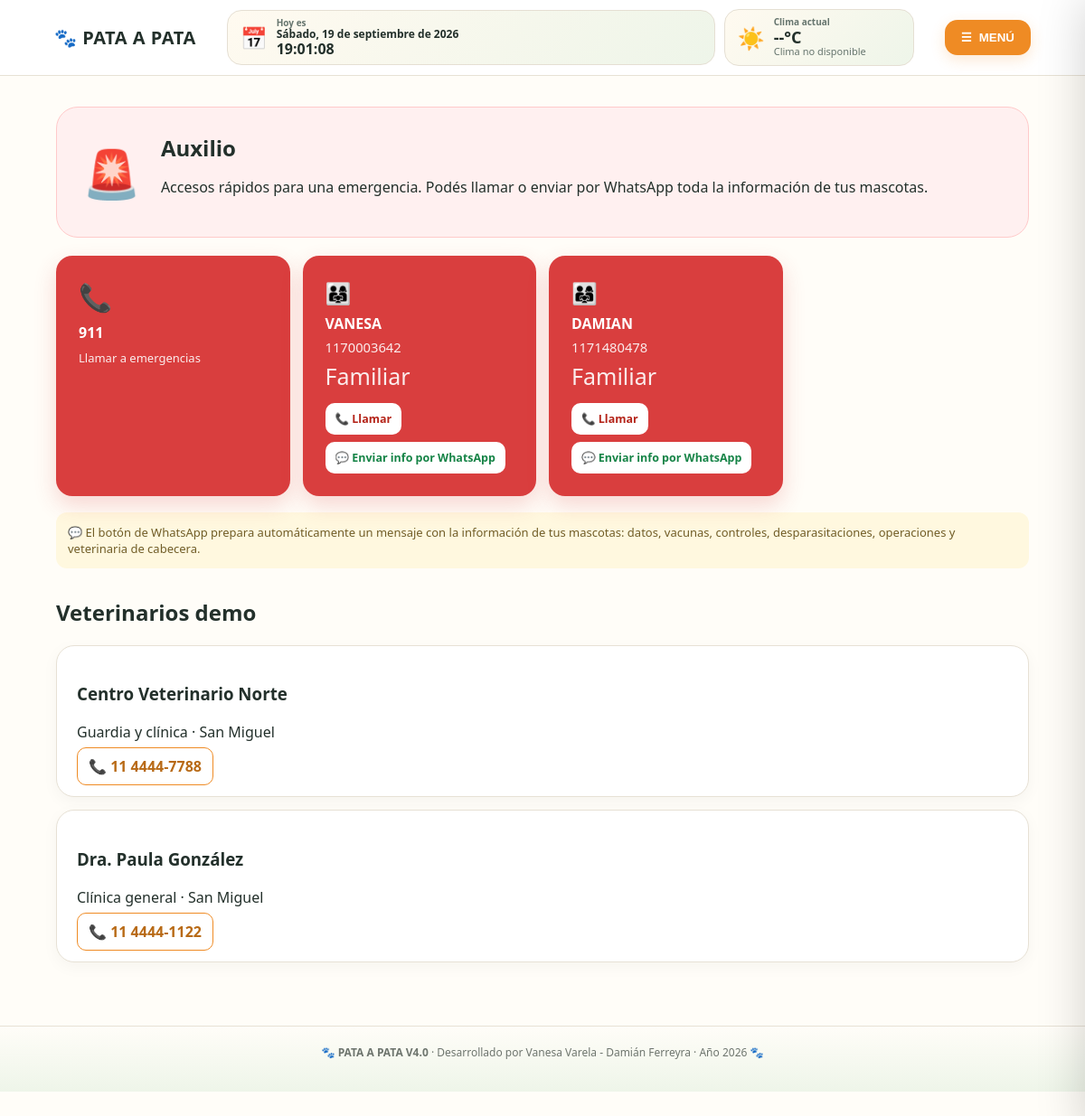
The app's page /auxilio (signed in) with its own data.
### tables this page shows
CREATE TABLE usuarios (
        id INTEGER PRIMARY KEY AUTOINCREMENT,
        nombre TEXT NOT NULL,
        usuario TEXT NOT NULL UNIQUE,
        password_hash TEXT NOT NULL,
        telefono TEXT,
        zona TEXT,
        familiar1_nombre TEXT,
        familiar1_telefono TEXT,
        familiar2_nombre TEXT,
        familiar2_telefono TEXT,
        veterinario_confianza TEXT,
        veterinario_telefono TEXT,
        activo INTEGER NOT NULL DEFAULT 1,
        is_admin INTEGER NOT NULL DEFAULT 0,
        creado_en TEXT NOT NULL DEFAULT CURRENT_TIMESTAMP
    );

CREATE TABLE veterinarios (
        id INTEGER PRIMARY KEY AUTOINCREMENT,
        nombre TEXT NOT NULL,
        telefono TEXT,
        direccion TEXT,
        zona TEXT,
        especialidad TEXT
    );

### app.py (the view)
@app.route("/auxilio")
@login_required
def auxilio():
    conn=get_db()
    u=conn.execute("SELECT * FROM usuarios WHERE id=?",(session["user_id"],)).fetchone()
    mascotas=conn.execute("SELECT * FROM mascotas WHERE usuario_id=? ORDER BY nombre",(session["user_id"],)).fetchall()
    registros={}
    for m in mascotas:
        registros[m["id"]] = {
            "vacunas": conn.execute("SELECT * FROM vacunas WHERE mascota_id=? ORDER BY fecha DESC",(m["id"],)).fetchall(),
            "controles": conn.execute("SELECT * FROM controles_salud WHERE mascota_id=? ORDER BY fecha DESC, id DESC",(m["id"],)).fetchall(),
            "desparasitaciones": conn.execute("SELECT * FROM desparasitaciones WHERE mascota_id=? ORDER BY fecha DESC, id DESC",(m["id"],)).fetchall(),
            "operaciones": conn.execute("SELECT * FROM operaciones WHERE mascota_id=? ORDER BY fecha DESC, id DESC",(m["id"],)).fetchall(),
        }
    vets=conn.execute("SELECT * FROM veterinarios ORDER BY nombre").fetchall()
    mensaje=build_whatsapp_message(u, mascotas, registros)
    whatsapp_message=quote(mensaje)
    contactos=[]
    for nombre,telefono,tipo in [
        (u["familiar1_nombre"],u["familiar1_telefono"],"Familiar"),
        (u["familiar2_nombre"],u["familiar2_telefono"],"Familiar"),
        (u["veterinario_confianza"],u["veterinario_telefono"],"Veterinario/a de cabecera"),
    ]:
        if telefono:
            contactos.append({"nombre": nombre or tipo, "telefono": telefono, "tipo": tipo,
                              "tel_url": "tel:" + telefono,
                              "whatsapp_url": "https://wa.me/" + whatsapp_number(telefono) + "?text=" + whatsapp_message})
    conn.close()
    return render_template("auxilio.html",usuario=u,veterinarios=vets,contactos=contactos,hay_mascotas=bool(mascotas))

### app.py (called while the page is built)
def get_db():
    conn = sqlite3.connect(DB_PATH)
    conn.row_factory = sqlite3.Row
    conn.execute("PRAGMA foreign_keys = ON")
    return conn

def login_required(fn):
    @wraps(fn)
    def wrapper(*args, **kwargs):
        if "user_id" not in session:
            flash("Tenés que iniciar sesión para continuar.", "warning")
            return redirect(url_for("login", next=request.path))
        return fn(*args, **kwargs)
    return wrapper

def current_user():
    if "user_id" not in session:
        return None
    conn = get_db()
    u = conn.execute("SELECT * FROM usuarios WHERE id=?", (session["user_id"],)).fetchone()
    conn.close()
    return u

@app.context_processor
def inject_globals():
    return {
        "current_user": current_user(),
        "instagram_url": INSTAGRAM_URL,
        "is_admin": bool(session.get("is_admin")),
    }

def whatsapp_number(phone):
    digits = "".join(ch for ch in (phone or "") if ch.isdigit())
    if not digits:
        return ""
    if digits.startswith("00"):
        digits = digits[2:]
    if digits.startswith("54"):
        if not digits.startswith("549") and len(digits) >= 12:
            digits = "549" + digits[2:]
        return digits
    if digits.startswith("0"):
        digits = digits[1:]
    if digits.startswith("15") and len(digits) > 10:
        digits = digits[2:]
    if len(digits) == 10:
        return "549" + digits
    return "54" + digits

### templates/auxilio.html (shortened to what this page needs)
{% extends "base.html" %}{% block title %}Auxilio{% endblock %}{% block content %}
<section class="emergency-hero"><div class="sirena">🚨</div><div><h1>Auxilio</h1><p>Accesos rápidos para una emergencia. Podés llamar o enviar por WhatsApp toda la información de tus mascotas.</p></div></section>
<div class="emergency-grid">
  <a class="emergency-card" href="tel:911">📞<b>911</b><span>Llamar a emergencias</span></a>
  {% for c in contactos %}
  <div class="emergency-card emergency-contact-card">
    <div class="contact-icon">{% if c.tipo == 'Veterinario/a de cabecera' %}🩺{% else %}👨‍👩‍👧{% endif %}</div>
    <b>{{c.nombre}}</b><span>{{c.telefono}}</span><small>{{c.tipo}}</small>
    <div class="emergency-actions">
      <a class="call-btn" href="{{c.tel_url}}">📞 Llamar</a>
      <a class="whatsapp-btn" href="{{c.whatsapp_url}}" target="_blank" rel="noopener">💬 Enviar info por WhatsApp</a>
    </div>
  </div>
  {% endfor %}
</div>
{% if contactos and hay_mascotas %}<div class="notice success-note">💬 El botón de WhatsApp prepara automáticamente un mensaje con la información de tus mascotas: datos, vacunas, controles, desparasitaciones, operaciones y veterinaria de cabecera.</div>{% endif %}
<h2 class="section-title">Veterinarios demo</h2><div class="cards">{% for v in veterinarios %}<div class="card"><h3>{{v.nombre}}</h3><p>{{v.especialidad}} · {{v.zona}}</p><a class="outline" href="tel:{{v.telefono}}">📞 {{v.telefono}}</a></div>{% endfor %}</div>
{% endblock %}

### templates/base.html (shortened to what this page needs)
<!doctype html>
<html lang="es">
<head>
<link rel="stylesheet" href="{{ url_for('static',filename='css/style.css') }}">
</head>
<body>
<header class="topbar">
<a class="brand" href="{{ url_for('inicio') }}">🐾 PATA A PATA</a>
<div class="live-info" aria-live="polite">
  <div class="live-date"><span class="live-icon">📅</span><div><small>Hoy es</small><strong id="currentDate">Cargando fecha…</strong><b id="currentTime">--:--</b></div></div>
  <div class="live-weather"><span id="weatherIcon" class="weather-icon">☀️</span><div><small>Clima actual</small><strong id="weatherTemp">--°C</strong><span id="weatherText">Consultando…</span></div></div>
</div>
<button class="menu-btn" onclick="toggleMenu()">☰ <span>MENÚ</span></button>
</header>
<main class="container">
{% block content %}{% endblock %}
</main>
<footer>🐾 <strong>PATA A PATA V4.0</strong> · Desarrollado por Vanesa Varela - Damián Ferreyra · Año 2026 🐾</footer>
</body></html>

### static/css/style.css (style rules this page uses)
:root { --ink:#23302b;--muted:#66756e;--paper:#fffdf8;--line:#e7e1d5;--accent:#ef8b24;--green:#4e8d62;--danger:#d93e3e;--shadow:0 14px 40px rgba(43,50,42,.10) }
* { box-sizing:border-box }
body { margin:0;font-family:system-ui,-apple-system,Segoe UI,Arial,sans-serif;color:var(--ink);background:var(--paper) }
a { text-decoration:none;color:inherit }
.topbar { min-height:72px;display:flex;align-items:center;justify-content:space-between;gap:18px;padding:10px 5%;background:#fff;position:sticky;top:0;z-index:20;border-bottom:1px solid var(--line) }
.brand { font-weight:900;letter-spacing:.5px;font-size:20px;white-space:nowrap }
.live-info { display:flex;align-items:center;justify-content:center;gap:10px;flex:1;max-width:760px }
.live-date,.live-weather { display:flex;align-items:center;gap:10px;background:linear-gradient(135deg,#fffaf0,#eef5e9);border:1px solid #e5dfd3;border-radius:16px;padding:8px 14px;min-height:48px }
.live-date { flex:1 }
.live-weather { min-width:210px }
.live-icon,.weather-icon { font-size:24px }
.live-date div,.live-weather div { display:grid;line-height:1.15 }
.live-info small { font-size:10px;color:var(--muted);font-weight:700 }
.live-date strong { font-size:12px }
.live-date b { font-size:16px }
.live-weather strong { font-size:18px }
.live-weather span:last-child { font-size:11px;color:var(--muted) }
.menu-btn,.primary { border:0;background:var(--accent);color:white;border-radius:14px;padding:12px 18px;font-weight:800;cursor:pointer;box-shadow:0 5px 16px rgba(239,139,36,.2) }
.menu-btn { display:flex;gap:8px;align-items:center }
.container { max-width:1120px;margin:auto;padding:34px 22px 70px }
.cards { display:grid;gap:14px }
.card,.section-card,.form-card,.event-card,.post { background:#fff;border:1px solid var(--line);border-radius:20px;padding:22px;box-shadow:0 5px 18px rgba(0,0,0,.04) }
.demo-box,.notice { margin-top:16px;padding:13px;border-radius:12px;background:#fff8df;color:#715d27;font-size:13px }
.emergency-hero { display:flex;gap:22px;align-items:center;background:#fff0f0;border:1px solid #ffcaca;border-radius:24px;padding:28px;margin-bottom:20px }
.sirena { font-size:52px }
.emergency-hero h1 { margin:0 }
.emergency-grid { display:grid;grid-template-columns:repeat(4,1fr);gap:14px }
.emergency-card { background:#d93e3e;color:white;border-radius:18px;padding:25px;display:flex;flex-direction:column;gap:8px;box-shadow:0 10px 25px rgba(217,62,62,.2);font-size:30px }
.emergency-card b { font-size:16px }
.emergency-card span { font-size:13px;opacity:.9 }
.outline { border:1px solid var(--accent);background:white;color:#b86a16;border-radius:10px;padding:9px 12px;font-weight:800;cursor:pointer }
.section-title { margin-top:32px }
footer { text-align:center;color:#6e756e;font-size:12px;padding:20px 10px 35px;border-top:1px solid var(--line);background:linear-gradient(180deg,#fffdf8,#eef5e9) }
.emergency-contact-card { display:flex; flex-direction:column; align-items:flex-start; gap:5px; }
.emergency-contact-card > span { font-size:.92rem; }
.emergency-contact-card > small { opacity:.9; }
.contact-icon { font-size:1.45rem; margin-bottom:2px; }
.emergency-actions { width:100%; display:flex; flex-wrap:wrap; gap:8px; margin-top:8px; }
.emergency-actions a { text-decoration:none; border-radius:10px; padding:9px 11px; font-weight:700; font-size:.78rem; display:inline-flex; align-items:center; justify-content:center; }
.call-btn { background:#fff; color:#b42318; }
.whatsapp-btn { background:#fff; color:#168447; }
.success-note { margin-top:18px; }

### records on screen
usuarios: nombre "VANESA", telefono "1170003642", tipo "Familiar", nombre "DAMIAN", telefono "1171480478"
veterinarios: nombre "Centro Veterinario Norte", especialidad "Guardia y clínica", zona "San Miguel", telefono "11 4444-7788"
veterinarios: nombre "Dra. Paula González", especialidad "Clínica general", zona "San Miguel", telefono "11 4444-1122"
